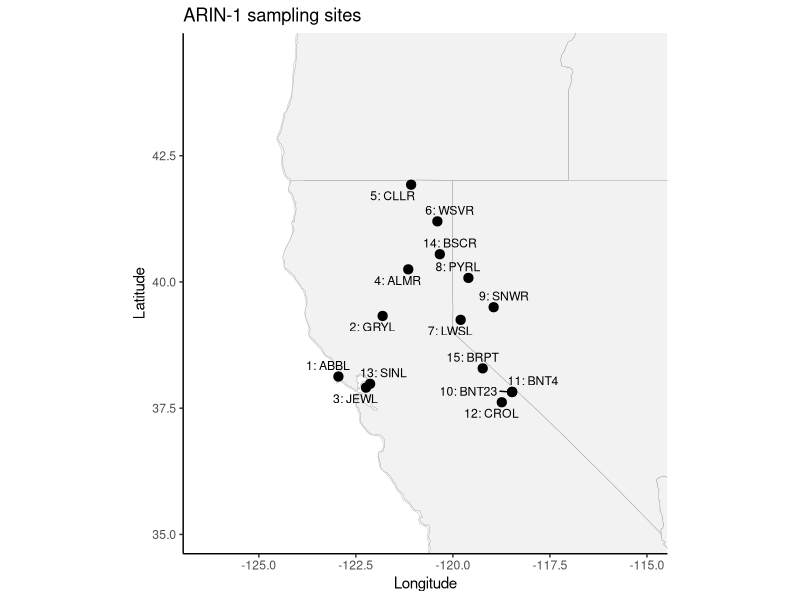
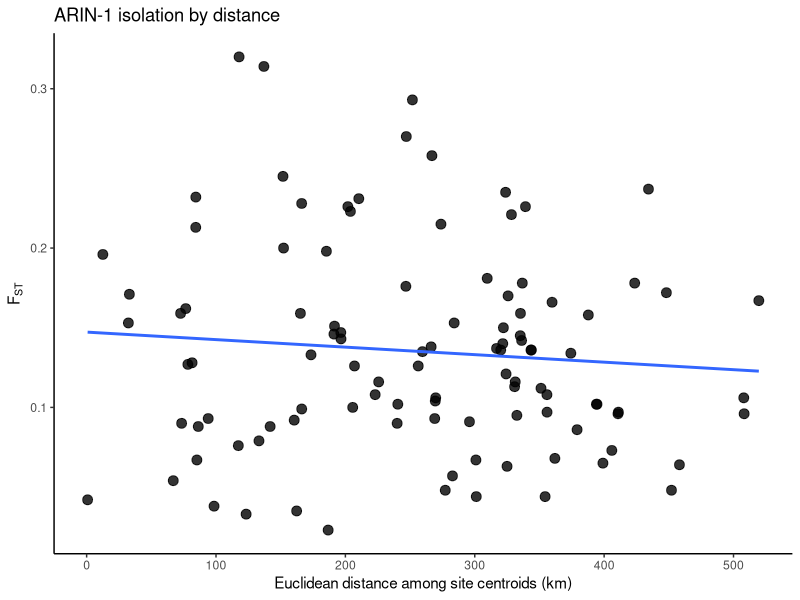

Write R code to recreate these figures, in order. (Note: this script raises an error after producing the figures.)
# -----------------------------
# ARIN-1 Sacramento perch
# Archoplites interruptus
# Coen et al. 2021
# Full metadata set: Cluster A + Benton + Cluster B
# Pairwise microsatellite FST extracted from Fig. 2 heatmap
# Coordinates inferred from Fig. 1 map + named waterbodies / localities
# -----------------------------

library(ggplot2)
library(ggrepel)
library(dplyr)
library(maps)
library(geosphere)

# ------------------------------
# paths
# ------------------------------
save_dir <- "/Users/johnmccall/Library/CloudStorage/OneDrive-TheOhioStateUniversity/Spring_2026/Landgen_DGS/DGS-Patterns-of-Fish-Diversity/DGS-Patterns-of-Fish-Diversity/Objective 2/Data/ARIN-1"
data_dir <- file.path(save_dir, "data")

# -----------------------------
# 1) plotting metadata
# numeric site IDs match Fig. 2 order exactly
# -----------------------------
ARIN_1_site_key <- data.frame(
  site = as.character(1:15),
  code = c(
    "ABBL", "GRYL", "JEWL", "ALMR", "CLLR", "WSVR", "LWSL", "PYRL", "SNWR",
    "BNT23", "BNT4", "CROL", "SINL", "BSCR", "BRPT"
  ),
  site_name = c(
    "Abbotts Lagoon",
    "Gray Lodge Wildlife Area",
    "Jewel Lake",
    "Lake Almanor",
    "Clear Lake Reservoir",
    "West Valley Reservoir",
    "Little Washoe Lake",
    "Pyramid Lake",
    "Stillwater National Wildlife Refuge",
    "Benton Ponds 2 and 3",
    "Benton Pond 4",
    "Crowley Lake",
    "Sindicich Lagoon",
    "Biscar Reservoir",
    "Bridgeport Reservoir"
  ),
  stringsAsFactors = FALSE
)

# -----------------------------
# 2) coordinates object for saving
# final saved df has only site, lat, lon
# XYs are best-inference centroids because the paper
# does not publish a coordinate table
# -----------------------------
ARIN_1_coords <- data.frame(
  site = as.character(1:15),
  lat = c(
    38.1269,   # ABBL
    39.3269,   # GRYL
    37.9077,   # JEWL
    40.2500,   # ALMR
    41.9261,   # CLLR
    41.2004,   # WSVR
    39.2500,   # LWSL
    40.0800,   # PYRL
    39.5000,   # SNWR
    37.8191,   # BNT23
    37.8241,   # BNT4
    37.6174,   # CROL
    37.9828,   # SINL
    40.5497,   # BSCR
    38.2888    # BRPT
  ),
  lon = c(
    -122.9500, # ABBL
    -121.8104, # GRYL
    -122.2390, # JEWL
    -121.1500, # ALMR
    -121.0760, # CLLR
    -120.3997, # WSVR
    -119.8000, # LWSL
    -119.6000, # PYRL
    -118.9500, # SNWR
    -118.4765, # BNT23
    -118.4705, # BNT4
    -118.7397, # CROL
    -122.1326, # SINL
    -120.3366, # BSCR
    -119.2312  # BRPT
  ),
  stringsAsFactors = FALSE
)

# merge for plotting labels
ARIN_1_coords_plot <- left_join(ARIN_1_coords, ARIN_1_site_key, by = "site")

# -----------------------------
# 3) helper function
# fill symmetric matrix from upper-triangle values entered row-wise
# -----------------------------
fill_sym_from_upper <- function(pops, vals, diag_val = 0) {
  n <- length(pops)
  stopifnot(length(vals) == n * (n - 1) / 2)
  
  mat <- matrix(
    0,
    nrow = n,
    ncol = n,
    dimnames = list(pops, pops)
  )
  
  k <- 1
  for (i in 1:(n - 1)) {
    for (j in (i + 1):n) {
      mat[i, j] <- vals[k]
      mat[j, i] <- vals[k]
      k <- k + 1
    }
  }
  
  diag(mat) <- diag_val
  mat
}

# -----------------------------
# 4) pairwise FST matrix
# values transcribed from Fig. 2 heatmap row-by-row
# order:
# ABBL, GRYL, JEWL, ALMR, CLLR, WSVR, LWSL, PYRL, SNWR,
# BNT23, BNT4, CROL, SINL, BSCR, BRPT
# -----------------------------
fst_vals <- c(
  # ABBL vs others
  0.099, 0.054, 0.057, 0.048, 0.073, 0.067, 0.068, 0.086, 0.102, 0.102, 0.134, 0.090, 0.112, 0.170,
  
  # GRYL vs others
  0.035, 0.076, 0.091, 0.102, 0.133, 0.126, 0.176, 0.145, 0.159, 0.221, 0.200, 0.198, 0.293,
  
  # JEWL vs others
  0.048, 0.064, 0.065, 0.135, 0.095, 0.142, 0.113, 0.116, 0.181, 0.196, 0.178, 0.258,
  
  # ALMR vs others
  0.023, 0.033, 0.092, 0.079, 0.100, 0.097, 0.108, 0.166, 0.138, 0.162, 0.215,
  
  # CLLR vs others
  0.038, 0.137, 0.090, 0.121, 0.096, 0.106, 0.167, 0.172, 0.159, 0.237,
  
  # WSVR vs others
  0.108, 0.088, 0.116, 0.097, 0.096, 0.178, 0.158, 0.159, 0.226,
  
  # LWSL vs others
  0.093, 0.127, 0.143, 0.147, 0.223, 0.270, 0.245, 0.320,
  
  # PYRL vs others
  0.067, 0.106, 0.104, 0.153, 0.136, 0.128, 0.226,
  
  # SNWR vs others
  0.151, 0.146, 0.231, 0.235, 0.228, 0.314,
  
  # BNT23 vs others
  0.042, 0.153, 0.140, 0.136, 0.213,
  
  # BNT4 vs others
  0.171, 0.150, 0.136, 0.232,
  
  # CROL vs others
  0.044, 0.044, 0.088,
  
  # SINL vs others
  0.063, 0.126,
  
  # BSCR vs BRPT
  0.093
)

ARIN_1_fst <- fill_sym_from_upper(
  pops = ARIN_1_coords$site,
  vals = fst_vals,
  diag_val = 0
)

ARIN_1_fst[ARIN_1_fst < 0] <- 0
diag(ARIN_1_fst) <- 0

# -----------------------------
# 5) inspect outputs
# -----------------------------
print(ARIN_1_coords)
print(round(ARIN_1_fst, 3))

cat("\nSite key:\n")
for (i in seq_len(nrow(ARIN_1_site_key))) {
  cat(
    ARIN_1_site_key$site[i], " = ",
    ARIN_1_site_key$code[i], " = ",
    ARIN_1_site_key$site_name[i], "\n",
    sep = ""
  )
}

# -----------------------------
# 6) map with US + Canada
# -----------------------------
world_map <- map_data("world") |>
  dplyr::filter(region %in% c("USA", "Canada"))

states_map <- map_data("state")

x_pad <- 4
y_pad <- 3

xlim_use <- range(ARIN_1_coords_plot$lon) + c(-x_pad, x_pad)
ylim_use <- range(ARIN_1_coords_plot$lat) + c(-y_pad, y_pad)

p_map <- ggplot() +
  geom_polygon(
    data = world_map,
    aes(x = long, y = lat, group = group),
    fill = "gray98",
    color = "gray80",
    linewidth = 0.2
  ) +
  geom_polygon(
    data = states_map,
    aes(x = long, y = lat, group = group),
    fill = "gray95",
    color = "gray70",
    linewidth = 0.2
  ) +
  geom_point(
    data = ARIN_1_coords_plot,
    aes(x = lon, y = lat),
    size = 2.8
  ) +
  geom_text_repel(
    data = ARIN_1_coords_plot,
    aes(x = lon, y = lat, label = paste0(site, ": ", code)),
    size = 3.1,
    max.overlaps = 100
  ) +
  coord_quickmap(
    xlim = xlim_use,
    ylim = ylim_use,
    expand = FALSE
  ) +
  theme_classic() +
  labs(
    title = "ARIN-1 sampling sites",
    x = "Longitude",
    y = "Latitude"
  )

print(p_map)

# -----------------------------
# 7) IBD plot
# Euclidean distance among site centroids
# -----------------------------
geo_dist_km <- geosphere::distm(
  as.matrix(ARIN_1_coords[, c("lon", "lat")]),
  fun = geosphere::distHaversine
) / 1000

rownames(geo_dist_km) <- ARIN_1_coords$site
colnames(geo_dist_km) <- ARIN_1_coords$site

ibd_df <- data.frame(
  site1   = rownames(ARIN_1_fst)[row(ARIN_1_fst)[upper.tri(ARIN_1_fst)]],
  site2   = colnames(ARIN_1_fst)[col(ARIN_1_fst)[upper.tri(ARIN_1_fst)]],
  fst     = ARIN_1_fst[upper.tri(ARIN_1_fst)],
  dist_km = geo_dist_km[upper.tri(geo_dist_km)]
)

p_ibd <- ggplot(ibd_df, aes(x = dist_km, y = fst)) +
  geom_point(size = 3, alpha = 0.8) +
  geom_smooth(method = "lm", se = FALSE) +
  theme_classic() +
  labs(
    title = "ARIN-1 isolation by distance",
    x = "Euclidean distance among site centroids (km)",
    y = expression(F[ST])
  )

print(p_ibd)

# -----------------------------
# 8) save
# -----------------------------
save(
  ARIN_1_fst,
  ARIN_1_coords,
  file = file.path(data_dir, "ARIN-1.RData")
)
